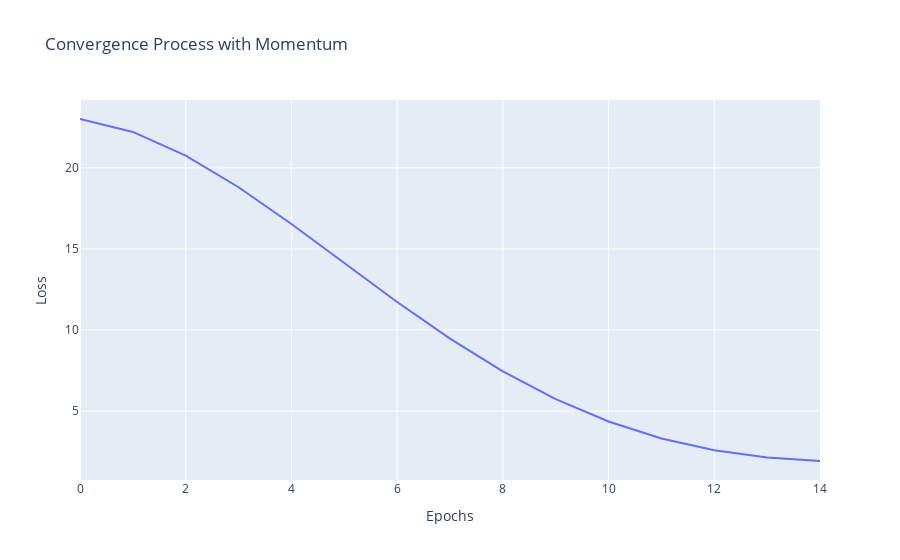

The notebook cell this image was saved under:
### Code cell
#  Visualize the convergence process for 15 steps using plotly
epochs = 15
fig = go.Figure()
fig.add_trace(go.Scatter(x=np.arange(epochs), y=momentum_losses[:epochs], mode='lines', name='Momentum GD'))
fig.update_layout(title='Convergence Process with Momentum', xaxis_title='Epochs', yaxis_title='Loss')
fig.show()

### Figure 1 — Plotly figure (JSON) as saved in the notebook; plotly's stock layout.template omitted (floating-point values rounded to 4 significant figures)
{"data": [{"mode": "lines", "name": "Momentum GD", "type": "scatter", "x": [0, 1, 2, 3, 4, 5, 6, 7, 8, 9, 10, 11, 12, 13, 14], "y": [23.02, 22.22, 20.76, 18.81, 16.54, 14.13, 11.73, 9.471, 7.452, 5.735, 4.352, 3.306, 2.578, 2.131, 1.914]}], "layout": {"title": {"text": "Convergence Process with Momentum"}, "xaxis": {"title": {"text": "Epochs"}}, "yaxis": {"title": {"text": "Loss"}}}}
